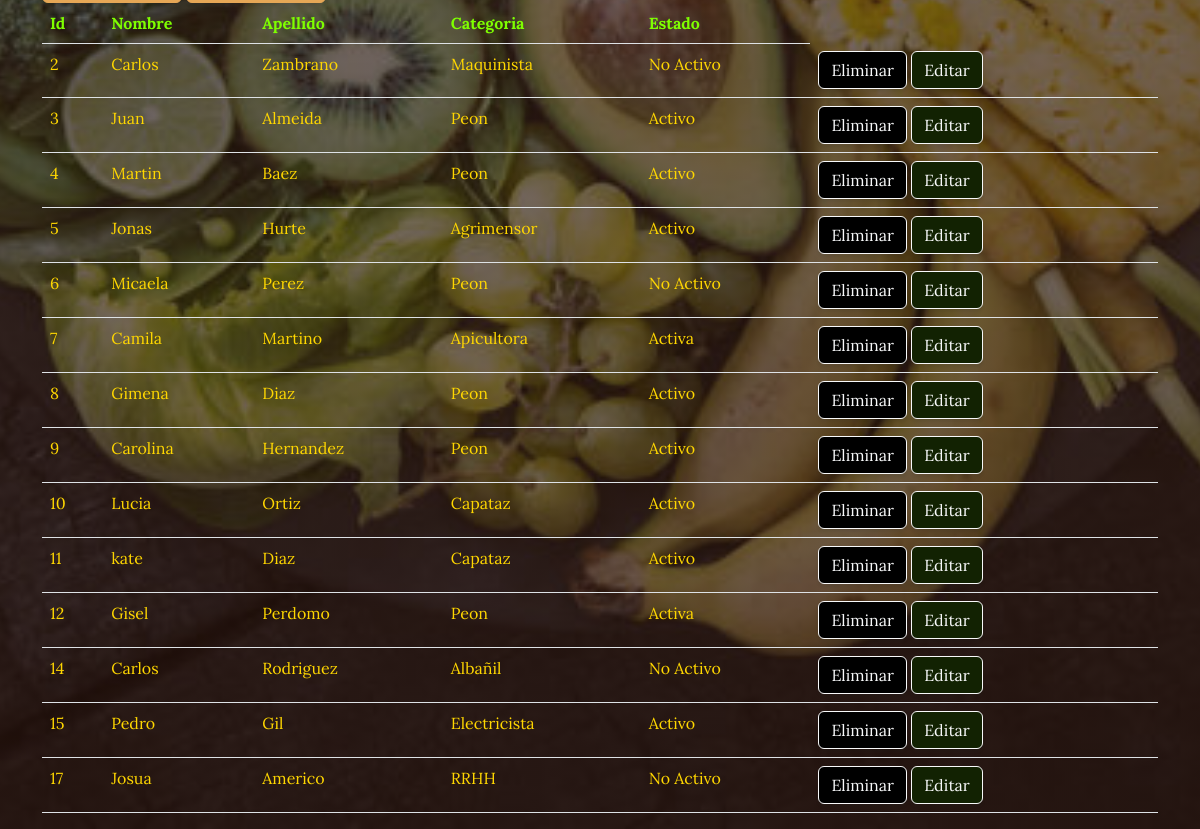
Page /Tienda/About/ (lower part) on the earlier database version.
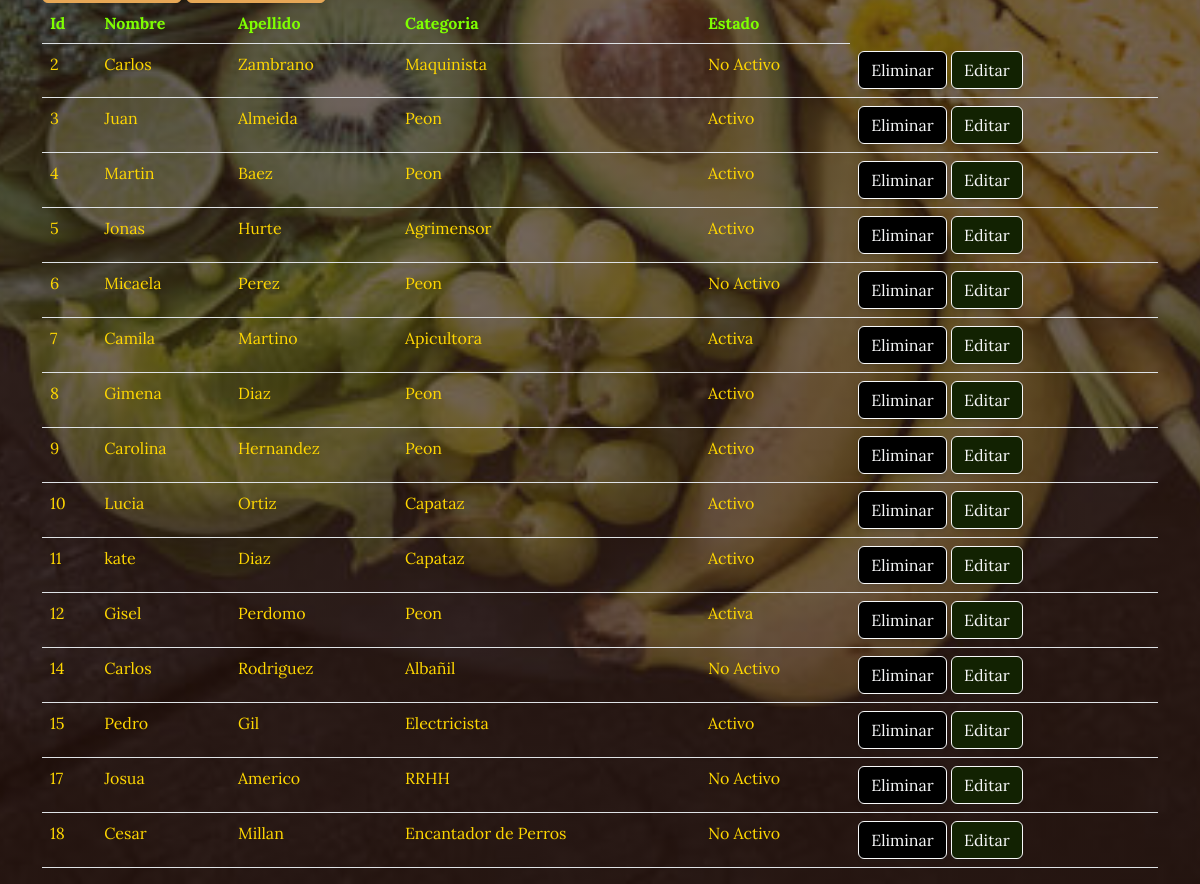
Same page on the later database version.
### Tienda/models.py (models this page shows)
class Staff(models.Model):
    sname = models.CharField(max_length=50)
    slname = models.CharField(max_length=50)
    scateg = models.CharField(max_length=50, null=True)
    sstatus = models.CharField(max_length=50)
    def __str__(self):
        return f"{self.sname} {self.slname} {self.scateg} {self.sstatus}"

### Tienda/views.py (the view)
# urls.py: path("About/", views.ver_staff, name='About'),
def ver_staff(request):
    staff = Staff.objects.all()
    dicc = {"staff": staff}
    print("contenido de productos")
    for name in staff:
        print(name.id, name.sname, name.slname, name.scateg, name.sstatus)
    print("contendio de dicc")
    print(dicc)
    plantilla = loader.get_template("nosotros.html")
    documento = plantilla.render(dicc)
    print("contenido de documento")
    print(documento)
    return HttpResponse(documento)

### Tienda/template/nosotros.html (shortened to what this page needs)
{%extends "home.html"%}
{%load static%}
{%block contenido%}
<div class="container" style="margin:auto">
    <table class="table">
        <thead>
            <tr>
                <th scope="col" style="color: chartreuse;">Id</th>
                <th scope="col" style="color: chartreuse;">Nombre</th>
                <th scope="col" style="color: chartreuse;">Apellido</th>
                <th scope="col" style="color: chartreuse;">Categoria</th>
                <th scope="col" style="color: chartreuse;">Estado</th>
            </tr>
        </thead>
        <tbody>
            {%for n in staff%}
            <tr>
                <td style="color: gold;">{{n.id}}</td>
                <td style="color: gold;">{{n.sname}}</td>
                <td style="color: gold;">{{n.slname}}</td>
                <td style="color: gold;">{{n.scateg}}</td>
                <td style="color: gold;">{{n.sstatus}}</td>
                <td>
                <a type="button" class="btn btn-outline-light" style="background-color: black;" href="{%url 'el_staff' n.id%}">Eliminar</a>
                <a type="button" class="btn btn-outline-light" style="background-color: rgb(18, 34, 2);" href="{%url 'edit_staff' n.id%}">Editar</a>
                </td>
            </tr>
            {%endfor%}
        </tbody>
    </table>
</div>
{%endblock%}

Differences in the rows shown:
added Staff: id "18", sname "Cesar", slname "Millan", scateg "Encantador de Perros", sstatus "No Activo"
